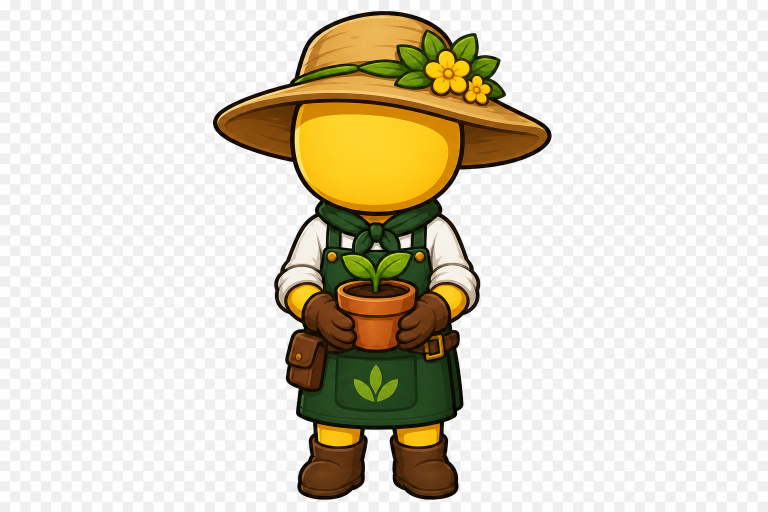
#> input picture 이미지/plant-master.png, 1536 x 1024 px (shown at 1/2 size)
$ python fix_plant_master_alpha.py
#> lines starting #> are read from the running program, lines starting #| are printed output that depends on the picture
"""Remove light background from plant-master.png and trim to character bbox."""
from PIL import Image
import os

ROOT = os.path.dirname(os.path.dirname(os.path.abspath(__file__)))
path = os.path.join(ROOT, "이미지", "plant-master.png")


def main():
    im = Image.open(path).convert("RGBA")
    pixels = im.load()
    w, h = im.size
#> w = 1536; h = 1024
    for y in range(h):
        for x in range(w):
            r, g, b, a = pixels[x, y]
            lum = (r + g + b) / 3
            spread = max(r, g, b) - min(r, g)
            # Near-white paper
            if lum >= 248 and r >= 240 and g >= 240 and b >= 240:
                pixels[x, y] = (r, g, b, 0)
            # Light uniform gray (scanner / JPEG background)
            elif lum >= 228 and spread <= 22 and r >= 210 and g >= 210 and b >= 210:
                pixels[x, y] = (r, g, b, 0)
    bb = im.getbbox()
#> bb = (426, 21, 1104, 1001)
    if bb:
        im = im.crop(bb)
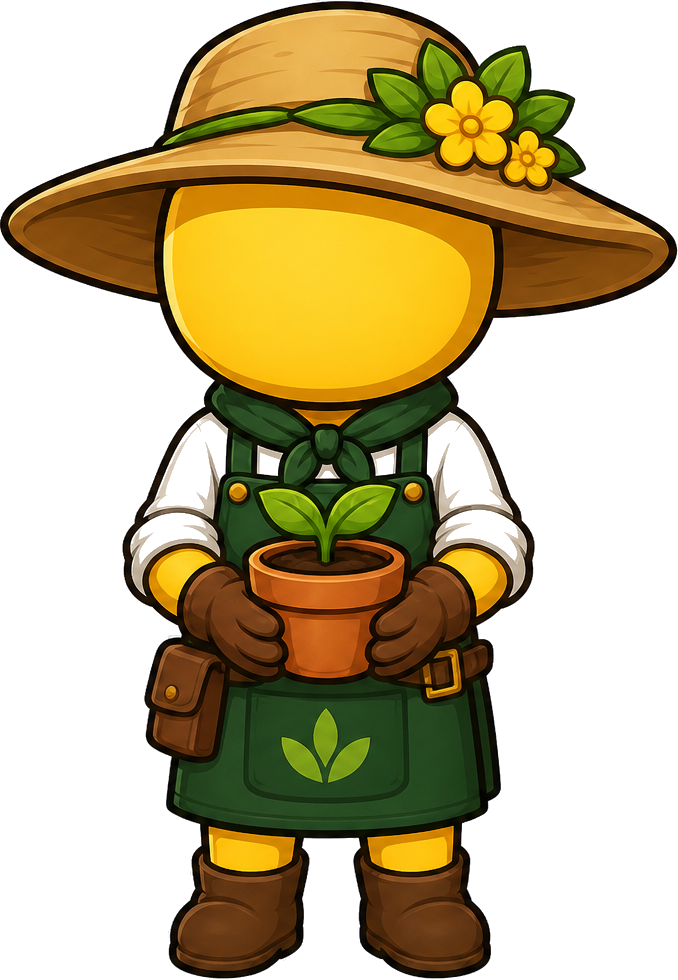
#> im: PIL image 678x980 RGBA; mean R, G, B, A 186.9, 172.9, 134.6, 129.5; transparent parts drawn white
    im.save(path, "PNG", optimize=True)
    print("saved", path, "size", im.size, "bbox was", bb)
#| saved 이미지/plant-master.png size (678, 980) bbox was (426, 21, 1104, 1001)


if __name__ == "__main__":
    main()

$ run again, with seed.png copied over 이미지/plant-master.png
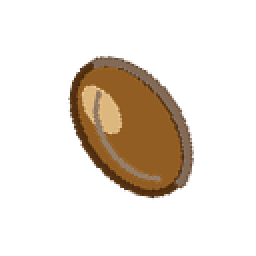
#> input picture seed.png, 128 x 128 px (shown 2 times larger)
#> in main, im is the input picture: PIL image 128x128 RGBA; mean R, G, B, A 25.3, 16.2, 6.2, 44.5
#> bb = (33, 26, 99, 101)
#> in main, `im = im.crop(bb)`:
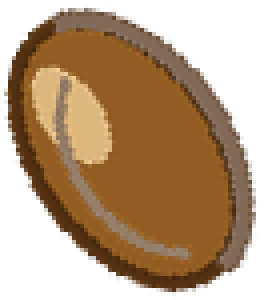
#> im: PIL image 66x75 RGBA (shown 4 times larger); mean R, G, B, A 83.9, 53.5, 20.5, 147.4; transparent parts drawn white
#| saved 이미지/plant-master.png size (66, 75) bbox was (33, 26, 99, 101)

$ run again, with 사람.png copied over 이미지/plant-master.png
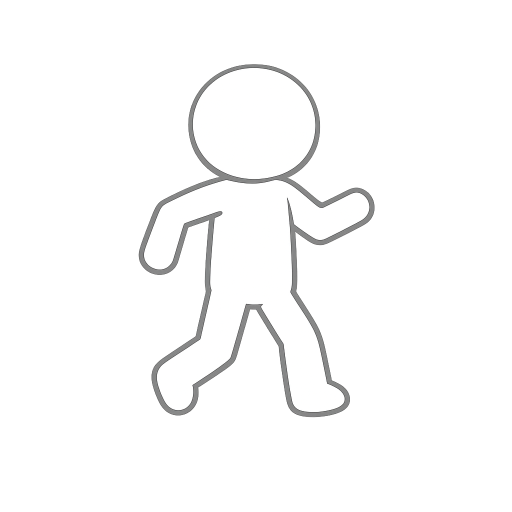
#> input picture 사람.png, 1024 x 1024 px (shown at 1/2 size)
#> in main, im is the input picture: PIL image 1024x1024 RGBA; mean R, G, B, A 117.3, 117.4, 117.5, 41.1
#> bb = (108, 102, 1021, 991)
#> in main, `im = im.crop(bb)`:
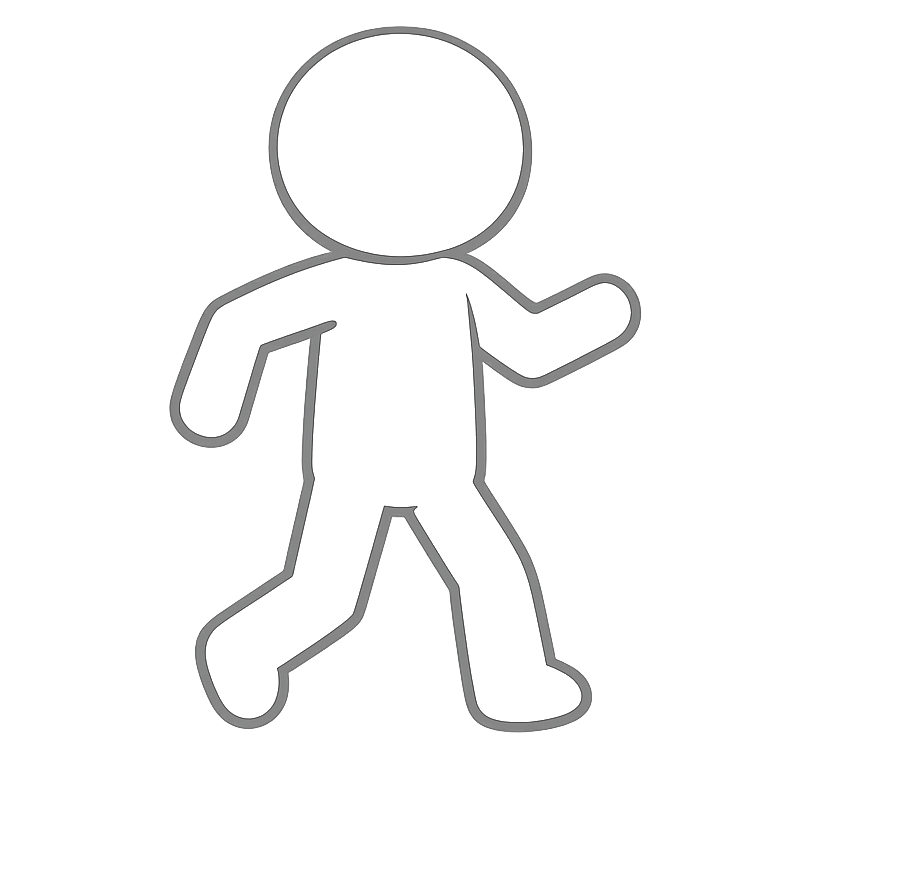
#> im: PIL image 913x889 RGBA; mean R, G, B, A 127.7, 127.8, 127.9, 10.5; transparent parts drawn white
#| saved 이미지/plant-master.png size (913, 889) bbox was (108, 102, 1021, 991)
